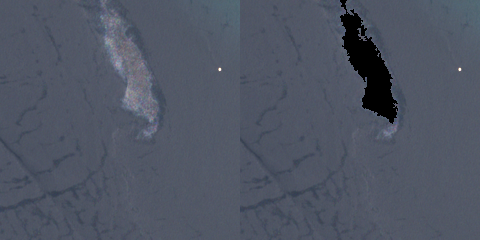
#> input picture color_segmentation.png, 480 x 240 px, given in place of video.mp4, which was not available
$ jupyter execute segmentacao_com_borda.ipynb
#> lines starting #> are read from the running program, lines starting #| are printed output that depends on the picture; after the words box and inside, x2 and y2 are one past the last pixel; in counts of white or black regions, pixels touching at a corner belong together; pictures that were not available may be replaced by others from this repository, and a replacement may not be noted
[cell 1]
import cv2
import numpy as np
import time
# A biblioteca picamera2 não é mais necessária

# --- MUDANÇA ESSENCIAL: ARQUIVO DE VÍDEO COMO INPUT ---
VIDEO_FILE_PATH = "video.mp4"
# Por favor, substitua "video_para_analise.mp4" pelo caminho real do seu arquivo.
# ----------------------------------------------------

# --- PARÂMETROS DE DETECÇÃO (AJUSTE AQUI) ---
LOWER_BLUE = np.array([85, 30, 120])
UPPER_BLUE = np.array([130, 255, 255])

# --- RANGE DO PRETO MAIS TOLERANTE (Ajustado) ---
LOWER_BLACK = np.array([0, 0, 0])
UPPER_BLACK = np.array([180, 255, 70])

# Porcentagem mínima da borda que deve ser azul para validar a mancha
BLUE_BORDER_THRESHOLD = 0.60 # 90%
# ----------------------------------------------------

# --- MUDANÇA 1: INICIALIZAÇÃO DO VÍDEO DE ENTRADA ---
print(f"Abrindo o vídeo de entrada: {VIDEO_FILE_PATH}")
cap = cv2.VideoCapture(VIDEO_FILE_PATH)

# Verificar se o arquivo de vídeo foi aberto com sucesso
if not cap.isOpened():
    print(f"Erro: Não foi possível abrir o arquivo de vídeo em {VIDEO_FILE_PATH}")
    # Usar um erro mais explícito para evitar continuação
    raise FileNotFoundError(f"Vídeo não encontrado ou formato inválido: {VIDEO_FILE_PATH}")

[cell 2]
# 2. Configuração do Vídeo de Saída, baseada no INPUT
# Obtendo as propriedades do vídeo de entrada
largura = int(cap.get(cv2.CAP_PROP_FRAME_WIDTH))
altura = int(cap.get(cv2.CAP_PROP_FRAME_HEIGHT))
fps = cap.get(cv2.CAP_PROP_FPS)

# Se o FPS não for detectado ou for zero, usar um padrão (ex: 30)
if fps <= 0:
    fps = 30
    print(f"Aviso: FPS do vídeo de entrada não detectado, usando padrão de {fps}.")

fourcc = cv2.VideoWriter_fourcc(*'mp4v')
out = cv2.VideoWriter("saida_mascara_validada.mp4", fourcc, fps, (largura, altura))

print(f"Processando vídeo com dimensões: {largura}x{altura} a {fps:.2f} FPS.")

# Variável para guardar o valor final da área (porém, esta variável será a área do ÚLTIMO frame)
area_final_validada = 0
frame_count = 0

# --- KERNEL PARA A LIMPEZA DA MÁSCARA ---
kernel = np.ones((3,3), np.uint8)

[cell 3]
# 3. Loop de Captura e Processamento
start_time = time.time()
while cap.isOpened():
    # cap.read() retorna:
    # ret (True/False): se o frame foi lido com sucesso
    # frame: o próprio frame (imagem BGR)
    ret, frame = cap.read()
#> frame is the input picture: shape (240, 480, 3); mean B, G, R 99.2, 85.1, 78.8

    if not ret:
        # Se ret for False, significa que o vídeo terminou ou houve um erro
        break

    frame_count += 1

    # Conversão para HSV
    hsv = cv2.cvtColor(frame, cv2.COLOR_BGR2HSV)
#> hsv: shape (240, 480, 3); mean H, S, V 108.3, 51.4, 99.2

    # --- INÍCIO DA LÓGICA DE VALIDAÇÃO ---

    # Criar máscaras para as cores azul e preta
    mask_blue = cv2.inRange(hsv, LOWER_BLUE, UPPER_BLUE)
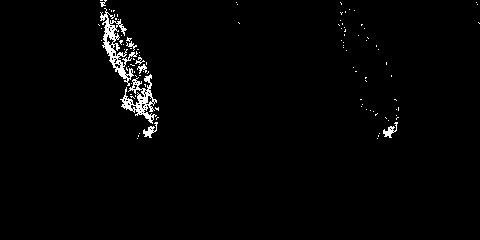
#> mask_blue: shape (240, 480); 1.7% white in thin lines or dots, all inside (x1, y1, x2, y2) = (98, 0, 480, 139)

    # 1. Cria a máscara preta "suja" (granulada)
    mask_black_suja = cv2.inRange(hsv, LOWER_BLACK, UPPER_BLACK)
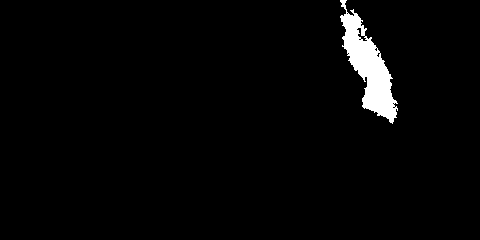
#> mask_black_suja: shape (240, 480); 2.5% white; 1 white region, box (x1, y1, x2, y2) and area: (340, 0, 398, 124) 2844

    # 2. Usa o "CLOSE" para preencher os buracos na máscara preta (limpeza)
    mask_black = cv2.morphologyEx(mask_black_suja, cv2.MORPH_CLOSE, kernel)
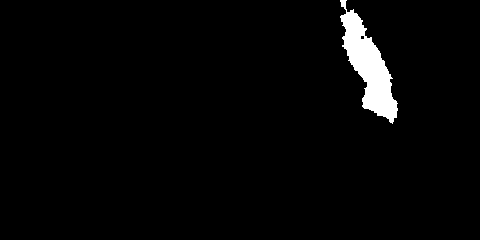
#> mask_black: shape (240, 480); 2.6% white; 1 white region

    # Encontrar todos os contornos pretos (na máscara limpa)
    # OBS: cv2.findContours modifica a máscara de entrada, então usamos uma cópia se necessário,
    # mas aqui estamos usando a `mask_black` que não precisamos mais dela 'pura', então está ok.
    black_contours, _ = cv2.findContours(mask_black, cv2.RETR_EXTERNAL, cv2.CHAIN_APPROX_SIMPLE)
#> black_contours = 1 contour; box (x1, y1, x2, y2) and area: (340, 0, 398, 124) 2802

    valid_contours = []
    total_valid_area_frame = 0

    # Iterar sobre cada contorno preto encontrado
    for cnt in black_contours:
        # Criar uma máscara temporária apenas com o contorno atual
        mask_temp = np.zeros_like(mask_black)
        cv2.drawContours(mask_temp, [cnt], -1, 255, -1)

        # Dilatar a máscara para criar uma "borda" ao redor da mancha
        kernel_borda = np.ones((5,5), np.uint8)
        dilated_mask = cv2.dilate(mask_temp, kernel_borda)

        # Subtrair a máscara original da dilatada para obter apenas a borda
        border = cv2.subtract(dilated_mask, mask_temp)

        # --- Produção: cálculo de proporção usando máscara azul limpa/dilatada ---
        # Limpar a máscara azul para reduzir pequenos buracos (ajuda em anti-aliasing)
        mask_blue_clean = cv2.morphologyEx(mask_blue, cv2.MORPH_CLOSE, np.ones((5,5), np.uint8))

        # Dilatar ligeiramente a máscara azul para compensar anti-aliasing e pequenos gaps
        mask_blue_dilated = cv2.dilate(mask_blue_clean, np.ones((3,3), np.uint8))

        # Contagem de pixels da borda
        total_border_pixels = int(np.sum(border > 0))
        if total_border_pixels == 0:
            continue  # sem borda relevante, passa para próximo contorno

        # Usa a máscara dilatada para maior tolerância ao comparar com a borda
        border_blue_pixels = cv2.bitwise_and(mask_blue_dilated, mask_blue_dilated, mask=border)
        total_blue_border_pixels = int(np.sum(border_blue_pixels > 0))

        # Calcular a proporção de azul na borda
        blue_ratio = total_blue_border_pixels / total_border_pixels

        # Se a proporção for maior que o nosso limite, o contorno é válido
        if blue_ratio > BLUE_BORDER_THRESHOLD:
            valid_contours.append(cnt)
            total_valid_area_frame += int(cv2.contourArea(cnt))
#> this loop made 1 pass
#> (total_border_pixels, total_blue_border_pixels, blue_ratio) on pass 1: (850, 284, 0.334)
#> pass 1, `dilated_mask = cv2.dilate(mask_temp, kernel_borda)`:
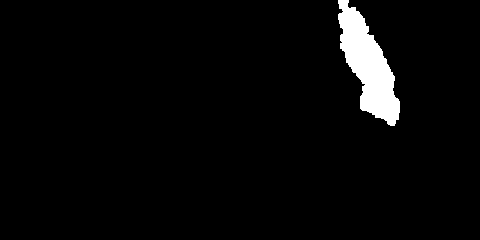
#> dilated_mask: shape (240, 480); 3.3% white; 1 white region, box (x1, y1, x2, y2) and area: (338, 0, 400, 126) 3812
#> pass 1, `border = cv2.subtract(dilated_mask, mask_temp)`:
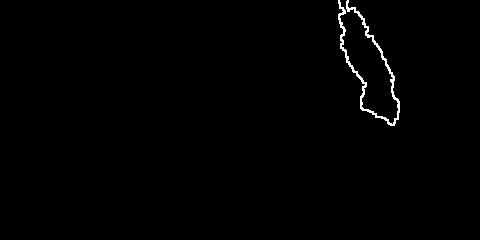
#> border: shape (240, 480); 0.74% white in thin lines or dots, all inside (x1, y1, x2, y2) = (338, 0, 400, 126)
#> pass 1, `mask_blue_clean = cv2.morphologyEx(mask_blue, cv2.MORPH_CLOSE, np.ones..`:
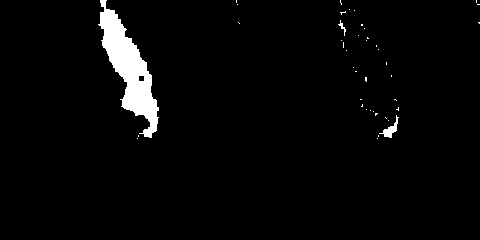
#> mask_blue_clean: shape (240, 480); 3% white; 42 white regions (39 under 20 px), largest, box (x1, y1, x2, y2) and area: (98, 0, 159, 138) 3182, (379, 115, 399, 138) 142, (338, 20, 346, 36) 35
#> pass 1, `mask_blue_dilated = cv2.dilate(mask_blue_clean, np.ones((3,3), np.uint..`:
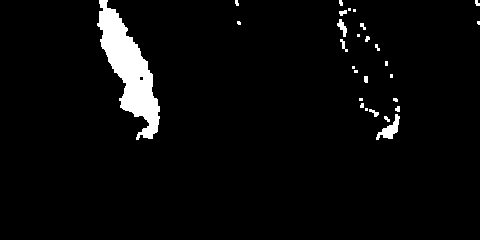
#> mask_blue_dilated: shape (240, 480); 3.9% white; 28 white regions (14 under 20 px), largest, box (x1, y1, x2, y2) and area: (97, 0, 160, 140) 3674, (376, 114, 400, 140) 249, (337, 19, 347, 37) 87
#> after the loop: mask_temp: shape (240, 480); 2.6% white; 1 white region, box (x1, y1, x2, y2) and area: (340, 0, 398, 124) 2962
#> after the loop, total_valid_area_frame = 0; valid_contours = []

    # Atualiza a área final com a área total do frame atual
    area_final_validada = total_valid_area_frame
#> area_final_validada = 0

    # --- FIM DA LÓGICA DE VALIDAÇÃO ---

    # 4. Salvar o frame da MÁSCARA VALIDADA no vídeo de saída
    # Criamos um frame preto (baseado nas dimensões da mask_black limpa)
    final_mask = np.zeros_like(mask_black)
    if valid_contours:
        # Desenha APENAS as manchas validadas (que agora são sólidas)
        cv2.drawContours(final_mask, valid_contours, -1, 255, -1)

    # Converter a máscara final para BGR para salvar no vídeo
    mascara_colorida = cv2.cvtColor(final_mask, cv2.COLOR_GRAY2BGR)
#> mascara_colorida: shape (240, 480, 3); every value is 0
#> final_mask: shape (240, 480); every value is 0
    out.write(mascara_colorida)

# 5. Finalização
end_time = time.time()
elapsed_time = end_time - start_time
print("\nProcesso concluído!")
print(f"Frames processados: {frame_count}")
print(f"Tempo total de processamento: {elapsed_time:.2f} segundos")

# --- MUDANÇA 2: FINALIZAÇÃO DO CAPTURE E WRITER ---
# Fechar janelas caso tenham sido abertas durante debug
cv2.destroyAllWindows()
cap.release() # Fecha o arquivo de vídeo de entrada
out.release() # Fecha o arquivo de vídeo de saída

# 6. Exibir os resultados finais
print(f"Vídeo da máscara validada salvo em: saida_mascara_validada.mp4")
print(f"Área total final das manchas validadas no ÚLTIMO frame: {int(area_final_validada)} pixels")
